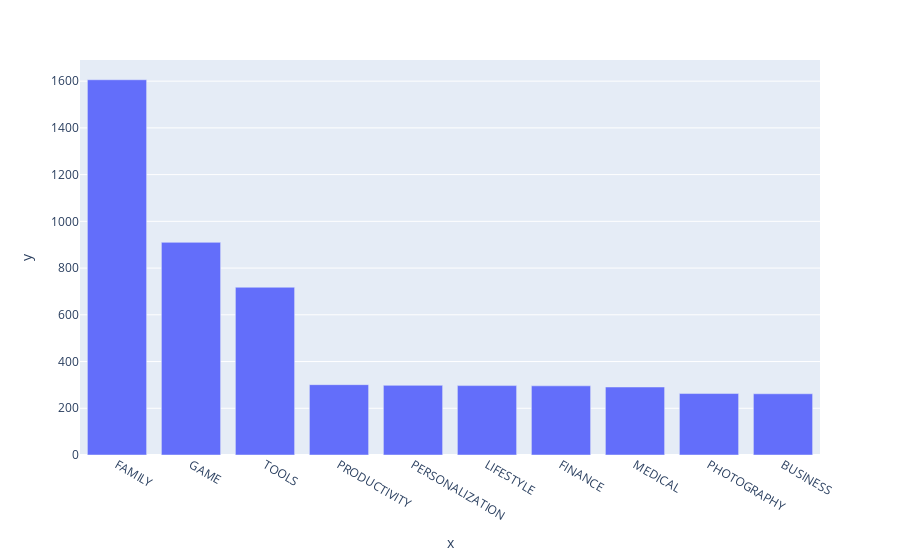

Notebook source saved alongside this figure:
### Markdown cell above
### Vertical Bar Chart - Highest Competition (Number of Apps)

### Code cell
top10_category = df_apps_clean["Category"].value_counts().copy()[:10]

bar = px.bar(x=top10_category.index, y=top10_category.values)
bar.show()

### Figure 1 — Plotly figure (JSON) as saved in the notebook; plotly's stock layout.template omitted (floating-point values rounded to 4 significant figures)
{"data": [{"hovertemplate": "x=%{x}<br>y=%{y}<extra></extra>", "legendgroup": "", "marker": {"color": "#636efa", "pattern": {"shape": ""}}, "name": "", "orientation": "v", "showlegend": false, "textposition": "auto", "type": "bar", "x": ["FAMILY", "GAME", "TOOLS", "PRODUCTIVITY", "PERSONALIZATION", "LIFESTYLE", "FINANCE", "MEDICAL", "PHOTOGRAPHY", "BUSINESS"], "xaxis": "x", "y": [1606, 910, 718, 301, 298, 297, 296, 291, 263, 262], "yaxis": "y"}], "layout": {"barmode": "relative", "legend": {"tracegroupgap": 0}, "margin": {"t": 60}, "xaxis": {"anchor": "y", "domain": [0, 1], "title": {"text": "x"}}, "yaxis": {"anchor": "x", "domain": [0, 1], "title": {"text": "y"}}}}
